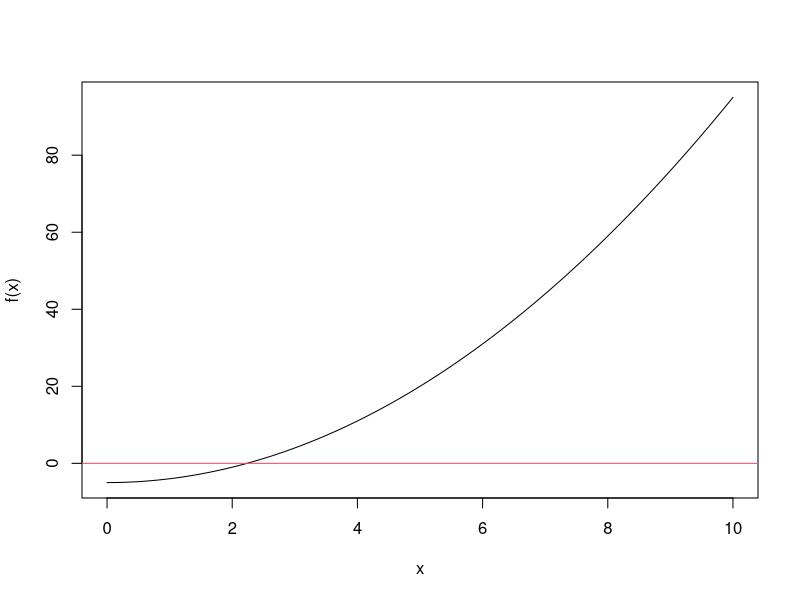
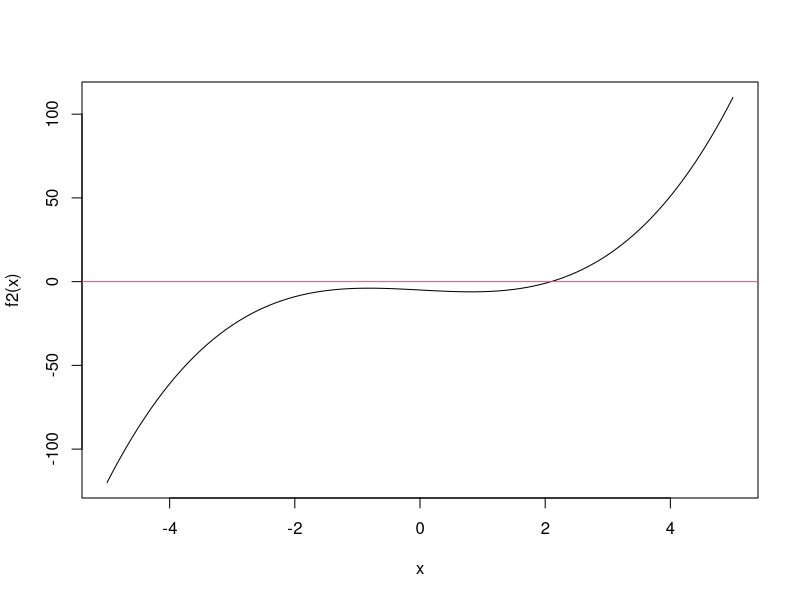
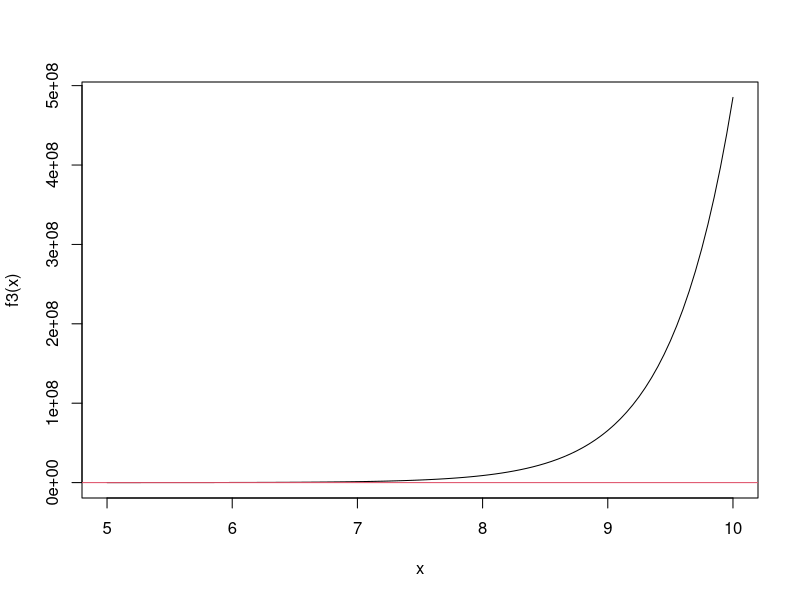

The R source for these figures, in order:
## ---- chunk 1
f<-function(x) x^2-5
curve(f,0,10)
abline(h=0, col=2)

df<-function(x) 2*x
x0<-2
x1<-x0-f(x0)/df(x0); x1 #First iteration
x2<-x1-f(x1)/df(x1); x2 #Second iteration
x3<-x2-f(x2)/df(x2); x3 #Third iteration
x4<-x3-f(x3)/df(x3); x4 #Fourth iteration
x5<-x4-f(x4)/df(x4); x5 #Fifth iteration

# Function that computes the desired n values
newton_r<-function(x0, f, df, n) {
  x<-numeric(n)
  x<-x0
  for(i in 2:(n+1)) {
    x[i]<-x[i-1]-f(x[i-1])/df(x[i-1])
  }
  return (x)
}

#f(x)=x^3-2x-5
f2<-function(x) x^3-2*x-5
curve(f2,-5,5)
abline(h=0,col=2)
## ---- chunk 2
# We compute a few iterations
df2<-function(x) 3*x^2-2
newton_r(2, f2, df2, 5)
## ---- chunk 3
# We try with a poor initial value
newton_r(0, f2, df2, 5)

# Let's add a few more iterations
newton_r(0, f2, df2, 10)
## ---- chunk 4
# Let's try a different initial value
newton_r(-3, f2, df2, 7)
newton_r(4, f2, df2, 7)
## ---- chunk 5
NR<-function(x0, f, df, nmax=50, tol=1e-3) {
  x<-x0
  i<-0
  
  while(i<nmax){
    
    if (df(x)==0){
      stop("Derivative is 0")
    }
    xnew<-x-f(x)/df(x)
    
    final.diff = abs(xnew - x)
    if(final.diff<tol){
      return (list(root = xnew, final.diff, niter=i+1))
    }
    
    x<-xnew
    i<-i+1
  }
  
  warning("Max number of iterations reached without converging")
  return (list(root = xnew, final.diff, niter=nmax))
}

NR(2,f,df)
NR(2,f2,df2)
## ---- chunk 6
library(numDeriv)

f<-function(x) x^2-5
res<-genD(func=f, x=2)
res$D[1]

x0<-2
x1<-x0-f(x0)/genD(func=f,x=x0)$D[1]; x1
## ---- chunk 7

NR2<-function(x0, f, df, nmax=50, tol=1e-5) {
  x<-x0
  i<-0
  
  while(i<nmax){
    if(missing(df)){
      deriv<-genD(func=f, x=x)$D[1]
      xnew<-x-f(x)/deriv
    }
    else {
      if (df(x)==0){
        stop("Derivative is 0")
      }
      xnew<-x-f(x)/df(x)
    }
    final.diff = abs(xnew - x)
    if(final.diff<tol){
      return (list(root = xnew, final.diff, niter=i+1))
    }
    
    x<-xnew
    i<-i+1
  }
  
  warning("Max number of iterations reached without converging")
  return (list(root = xnew, final.diff, niter=nmax))
}

NR2(2, f)
NR2(2, f2)
f3<-function(x) (exp(2*x)-x-6)
curve(f3,5,10)
abline(h=0,col=2)
NR2(8,f3)

uniroot(f, c(0,4), tol=1e-5)$root
uniroot(f2, c(0,4), tol=1e-5)$root
uniroot(f3, c(0,4), tol=1e-5)$root

## ---- chunk 8
find_root<-function(f, a0, b0, nmax=100, tol=1e-5){
  i<-1
  a<-a0
  b<-b0
  while (i<nmax){
    r<-a+((b-a)/2)
    if (f(r)==0 || ((b-a)/2)<tol ){
      return(list(root=r, niter=i))
    }
    i<-i+1
    if((f(a)*f(r))>0){
      a=r
    }
    else {
      b=r
    }
  }
  warning("Max number of iterations reached without converging")
  return (list(root = r, niter=nmax))
}

f4<-function(x) x^3+4*x^2-10

# Find_root
find_root(f4, 1, 2)
# Uniroot
uniroot(f4, c(1,2), tol=1e-5)$root
# NR2
NR2(1.5, f4)
